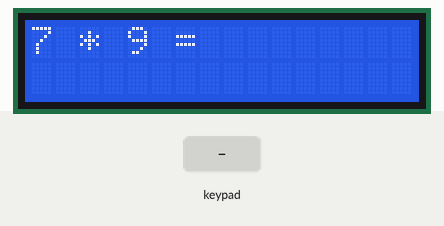
Recording of a sketch running on a simulated Arduino Uno, built with avr-gcc and run on an emulated ATmega328P. Parts: 16×2 character LCD. The inputs (shaded band) are chosen by the test bench. Random numbers use the default seed unless the sketch sets one.

Above: at 3.2 s.
3.3 s: keypad keys 9 8 7 6 # pressed 0.4 s apart
At 6.0 s:
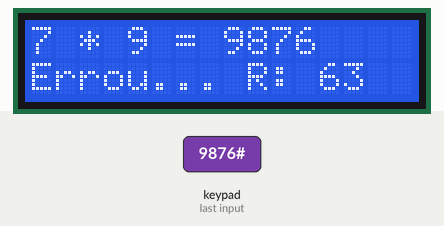
6.8 s: key 'A' pressed
At 7.5 s:
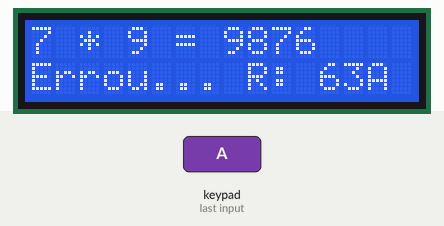
8.3 s: key 'B' pressed
At 9.5 s:
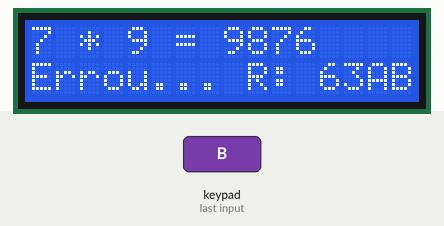
9.8 s: key '#' pressed
At 11.0 s:
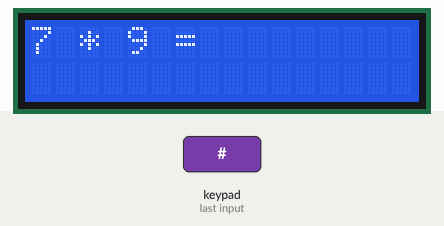
11.3 s: keypad keys 9 8 7 6 * pressed 0.4 s apart
At 13.2 s:
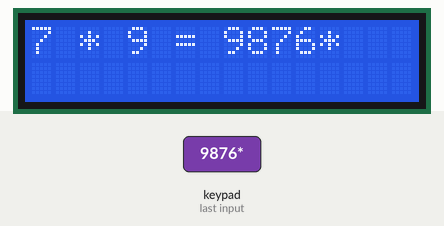
14.8 s: keypad keys 1 3 1 2 1 1 1 0 # pressed 0.4 s apart
At 18.3 s:
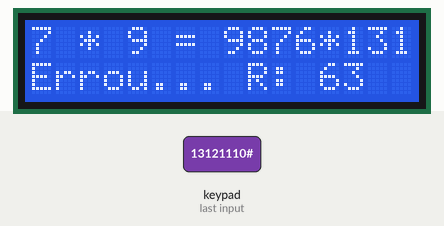
Timing chart, 0 to 19.8 s (numbered marks = the images above; inputs shaded):
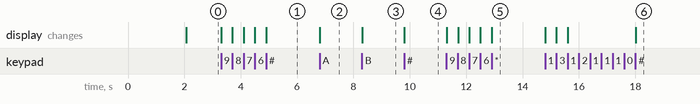

The sketch:

multiplicacao.ino
```cpp
/* Tabuada Multiplicação*/

// incluindo as bibliotecas
#include <Keypad.h> //biblioteca do teclado matricial
#include <LiquidCrystal.h> // biblioteca do display

// definições do teclado
const byte numLinhas= 4; //numero de linhas do teclado
const byte numColunas= 4; //numero de colunas do teclado
//criando um array com os valores referentes a cada teclada
char mapaTeclado[numLinhas][numColunas]=
{
 {'1', '2', '3', 'A'},
 {'4', '5', '6', 'B'},
 {'7', '8', '9', 'C'},
 {'*', '0', '#', 'D'}
 };
byte pinosLinhas[numLinhas] = {9,8,7,6}; //definindo os pinos das linhas
byte pinosColunas[numColunas]= {13,12,11,10}; //definindo os pinos das colunas
// enviando as informações dos pinos e dos valores do teclado para a biblioteca dele
Keypad TecladoMatricial= Keypad(makeKeymap(mapaTeclado), pinosLinhas, pinosColunas, numLinhas, numColunas);

//definindo os pinos do display LCD
LiquidCrystal lcd(A0, A1, A2, A3, A4, A5);


void setup() {
 lcd.begin(16, 2); //Incia o display LCD
 randomSeed(analogRead(7));//Inicia o gerador de números aleatórios
 lcd.setCursor(6, 0);
 lcd.print("For");
 lcd.setCursor(5, 1);
 lcd.print("Girls");
 delay(2000);
}

void loop() {
 lcd.clear();//apagando tudo do display
 lcd.setCursor(0, 0);
 //Escolhe dois números e os exibe no LCD
 int num1 = random(2, 11);
 int num2 = random(2, 11);
 int resultado = num1 * num2;
 lcd.print(String(num1) + " * " + String(num2) + " = ");
 // Esperando a resposta do usuário e digitar o resultado
 int resposta = valorLido().toInt(); //recebe um valor no char e converte para o tipo String
 lcd.setCursor(0, 1);
 // Se o valor digitado for igual ao resultado da mutiplicação
 if (resultado == resposta){
 lcd.print("Voce acertou!");

}
 else {
 // se não for igual ao resultado da multiplicação
 lcd.print("Errou... R: " + String(resultado));
 }
 resposta = valorLido().toInt(); //Apenas esperando pressionar qualquer tecla para continuar
}

//Entra aqui quando é pressionado o "#"
//Recebe os valores do teclado e os imprime na tela e retorna para a função anterior o valor recebido
String valorLido(){
 String valorDigitado = "";
 char teclaPressionada = TecladoMatricial.getKey();
 while (teclaPressionada != '#'){
 teclaPressionada = TecladoMatricial.getKey();
 if ((teclaPressionada != NO_KEY) && (teclaPressionada != '#')) {
 valorDigitado.concat(teclaPressionada);// concatena os valores que recebe com os já recebidos anteriormente
 lcd.print(teclaPressionada);
 }
 }
 return(valorDigitado); // retorna o valor digitado para a função anterior
 }
```

Measured:
- after the input at 3.3 s, the display: first changes at once (image 1 shows a later state)
- after the input at 6.8 s, the display: changes at once (image 2)
- after the input at 8.3 s, the display: changes at once (image 3)
- after the input at 9.8 s, the display: changes at once (image 4)
- after the input at 11.3 s, the display: first changes at once (image 5 shows a later state)
- after the input at 14.8 s, the display: first changes at once (image 6 shows a later state)
